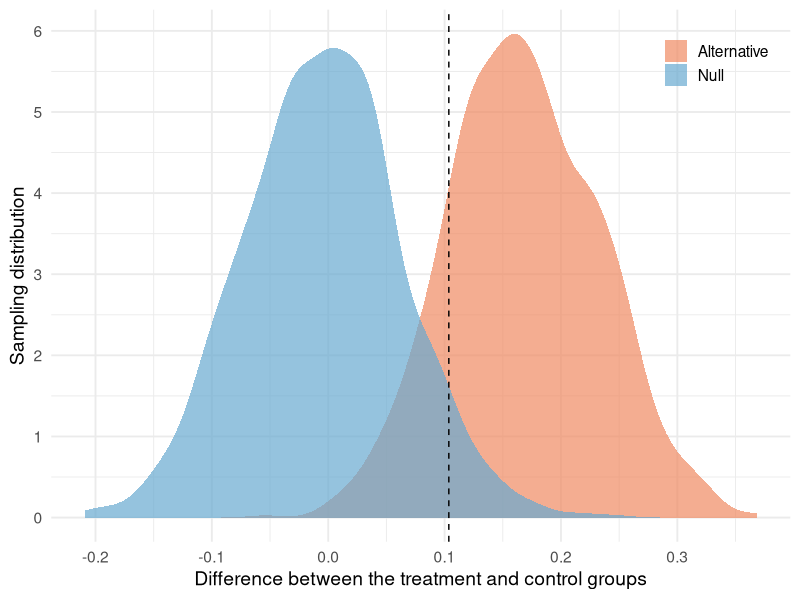

R code for this plot:
## ---- chunk 1
library(tidyverse)

set.seed(42)

# Artificial data for illustration
observation_count <- 20000
data <- tibble(value = rlnorm(observation_count))

# Performance metric
metric <- mean
# Statistical significance
alpha <- 0.05
# Statistical power
power <- 0.8
# Practical significance
delta <- 0.1 * metric(data$value)

simulate <- function(sample_size, replication_count) {
  # Function for drawing a single sample of size sample_size
  run_one <- function() sample(data$value, sample_size, replace = TRUE)
  # Function for drawing replication_count samples of size sample_size
  run_many <- function() replicate(replication_count, { metric(run_one()) })

  # Simulation under the null hypothesis
  control_null <- run_many()
  treatment_null <- run_many()
  delta_null <- treatment_null - control_null

  # Simulation under the alternative hypothesis
  control_alternative <- run_many()
  treatment_alternative <- run_many() + delta
  delta_alternative <- treatment_alternative - control_alternative

  # Computation of the critical value
  critical_value <- quantile(delta_null, 1 - alpha)
  # Computation of the statistical power
  power <- 1 - mean(delta_alternative < critical_value)

  list(delta_null = delta_null,
       delta_alternative = delta_alternative,
       critical_value = critical_value,
       power = power)
}

# Number of replications
replication_count <- 1000
# Interval of possible values for the sample size
search_interval <- c(1, 10000)
# Root finding to attain the desired power by varying the sample size
target <- function(n) power - simulate(as.integer(n), replication_count)$power
sample_size <- as.integer(uniroot(target, interval = search_interval)$root)
## ---- chunk 2
library(tidyverse)

theme_set(theme_minimal(base_size = 14))

result <- simulate(sample_size, replication_count)
tibble(Null = result$delta_null, Alternative = result$delta_alternative) %>%
  gather(group, value) %>%
  ggplot(aes(value, fill = group)) +
  geom_density(alpha = 0.7, color = NA) +
  geom_vline(xintercept = result$critical_value, linetype = 'dashed') +
  labs(x = 'Difference between the treatment and control groups',
       y = 'Sampling distribution') +
  scale_x_continuous(breaks = seq(-1, 1, by = 0.1)) +
  scale_y_continuous(breaks = seq(0, 10)) +
  scale_fill_manual(values=c('#ef8a62', '#67a9cf')) +
  theme(legend.title = element_blank(), legend.position = c(0.9, 0.9))
